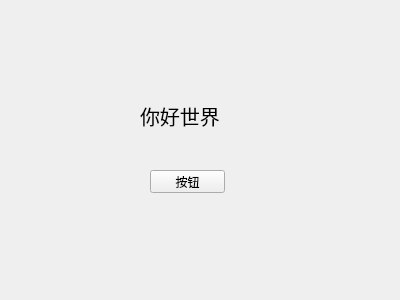
<?xml version="1.0" encoding="UTF-8"?>
<ui version="4.0">
 <class>Form</class>
 <widget class="QWidget" name="Form">
  <property name="geometry">
   <rect>
    <x>0</x>
    <y>0</y>
    <width>400</width>
    <height>300</height>
   </rect>
  </property>
  <property name="windowTitle">
   <string>Form</string>
  </property>
  <widget class="QLabel" name="label1">
   <property name="geometry">
    <rect>
     <x>140</x>
     <y>80</y>
     <width>91</width>
     <height>71</height>
    </rect>
   </property>
   <property name="font">
    <font>
     <pointsize>15</pointsize>
    </font>
   </property>
   <property name="text">
    <string>你好世界</string>
   </property>
  </widget>
  <widget class="QPushButton" name="pushButton1">
   <property name="geometry">
    <rect>
     <x>150</x>
     <y>170</y>
     <width>75</width>
     <height>23</height>
    </rect>
   </property>
   <property name="text">
    <string>按钮</string>
   </property>
  </widget>
 </widget>
 <resources/>
 <connections/>
</ui>
